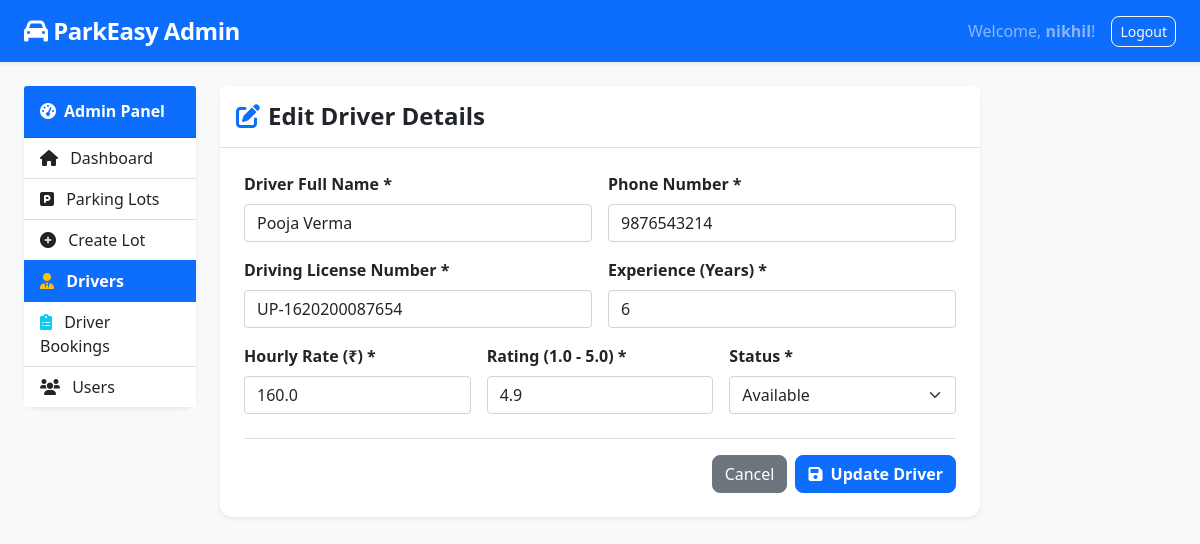
Screenshot of /admin/edit-driver/5 (signed in) with the database file from the repository.
### tables this page shows
CREATE TABLE drivers (
                   id INTEGER PRIMARY KEY AUTOINCREMENT,
                   name TEXT NOT NULL,
                   phone TEXT UNIQUE NOT NULL,
                   license_number TEXT UNIQUE NOT NULL,
                   experience_years INTEGER NOT NULL DEFAULT 1,
                   rating REAL NOT NULL DEFAULT 4.8,
                   hourly_rate REAL NOT NULL DEFAULT 150.0,
                   status TEXT CHECK(status IN ('available', 'busy', 'inactive')) NOT NULL DEFAULT 'available',
                   created_at TIMESTAMP DEFAULT CURRENT_TIMESTAMP
    );

### controllers/admin_controller.py (the view, shortened to what this page needs)
@app.route('/admin/edit-driver/<int:driver_id>', methods=['GET', 'POST'])
def admin_edit_driver(driver_id):
    if 'user_id' not in session or session.get('role') != 'admin':
        return redirect(url_for('login'))
    conn = get_db_connection()
    driver = conn.execute('SELECT * FROM drivers WHERE id = ?', (driver_id,)).fetchone()
    conn.close()
    if not driver:
        flash('Driver not found.')
        return redirect(url_for('admin_drivers'))
    return render_template('admin_edit_driver.html', driver=driver)

### app.py (called while the page is built)
def get_db_connection():
    conn = sqlite3.connect(DATABASE)
    conn.row_factory = sqlite3.Row
    conn.execute("PRAGMA foreign_keys = ON;")
    return conn

### templates/admin_edit_driver.html (shortened to what this page needs)
<!DOCTYPE html>
<html lang="en">
<head>
    <link href="https://cdn.jsdelivr.net/npm/bootstrap@5.1.3/dist/css/bootstrap.min.css" rel="stylesheet">
    <link href="https://cdnjs.cloudflare.com/ajax/libs/font-awesome/6.0.0/css/all.min.css" rel="stylesheet">
    <link href="{{ url_for('static', filename='css/style.css') }}" rel="stylesheet">
</head>
<body>
    <nav class="navbar navbar-expand-lg navbar-dark bg-primary shadow-sm">
        <div class="container-fluid px-4">
            <a class="navbar-brand" href="{{ url_for('admin_dashboard') }}">
                <i class="fas fa-car"></i> ParkEasy Admin
            </a>
            <div class="navbar-nav ms-auto align-items-center">
                <span class="navbar-text me-3 text-white-50">Welcome, <strong>{{ session.username }}</strong>!</span>
                <a class="btn btn-outline-light btn-sm" href="{{ url_for('logout') }}">Logout</a>
            </div>
        </div>
    </nav>
    <div class="container-fluid px-4 mt-4 mb-5">
        <div class="row">
            <div class="col-md-3 col-lg-2 mb-4">
                <div class="card shadow-sm border-0">
                    <div class="card-header bg-primary text-white py-3">
                        <h6 class="mb-0 fw-bold"><i class="fas fa-tachometer-alt me-2"></i>Admin Panel</h6>
                    </div>
                    <div class="list-group list-group-flush">
                        <a href="{{ url_for('admin_dashboard') }}" class="list-group-item list-group-item-action">
                            <i class="fas fa-home me-2"></i> Dashboard
                        </a>
                        <a href="{{ url_for('admin_parking_lots') }}" class="list-group-item list-group-item-action">
                            <i class="fas fa-parking me-2"></i> Parking Lots
                        </a>
                        <a href="{{ url_for('admin_create_lot') }}" class="list-group-item list-group-item-action">
                            <i class="fas fa-plus-circle me-2"></i> Create Lot
                        </a>
                        <a href="{{ url_for('admin_drivers') }}" class="list-group-item list-group-item-action active fw-bold">
                            <i class="fas fa-user-tie me-2 text-warning"></i> Drivers
                        </a>
                        <a href="{{ url_for('admin_driver_bookings') }}" class="list-group-item list-group-item-action">
                            <i class="fas fa-clipboard-list me-2 text-info"></i> Driver Bookings
                        </a>
                        <a href="{{ url_for('admin_users') }}" class="list-group-item list-group-item-action">
                            <i class="fas fa-users me-2"></i> Users
                        </a>
                    </div>
                </div>
            </div>
            <div class="col-md-9 col-lg-8">
                <div class="card border-0 shadow-sm">
                    <div class="card-header bg-white border-bottom py-3">
                        <h4 class="mb-0 fw-bold text-dark"><i class="fas fa-edit text-primary me-2"></i>Edit Driver Details</h4>
                    </div>
                    <div class="card-body p-4">
                        <form method="POST">
                            <div class="row g-3">
                                <div class="col-md-6">
                                    <label for="name" class="form-label fw-bold">Driver Full Name *</label>
                                    <input type="text" class="form-control" id="name" name="name"
                                           value="{{ driver.name }}" required>
                                </div>
                                <div class="col-md-6">
                                    <label for="phone" class="form-label fw-bold">Phone Number *</label>
                                    <input type="tel" class="form-control" id="phone" name="phone"
                                           value="{{ driver.phone }}" required>
                                </div>
                                <div class="col-md-6">
                                    <label for="license_number" class="form-label fw-bold">Driving License Number *</label>
                                    <input type="text" class="form-control" id="license_number" name="license_number"
                                           value="{{ driver.license_number }}" required>
                                </div>
                                <div class="col-md-6">
                                    <label for="experience_years" class="form-label fw-bold">Experience (Years) *</label>
                                    <input type="number" class="form-control" id="experience_years" name="experience_years"
                                           min="1" max="50" value="{{ driver.experience_years }}" required>
                                </div>
                                <div class="col-md-4">
                                    <label for="hourly_rate" class="form-label fw-bold">Hourly Rate (₹) *</label>
                                    <input type="number" class="form-control" id="hourly_rate" name="hourly_rate"
                                           min="50" step="10" value="{{ driver.hourly_rate }}" required>
                                </div>
                                <div class="col-md-4">
                                    <label for="rating" class="form-label fw-bold">Rating (1.0 - 5.0) *</label>
                                    <input type="number" class="form-control" id="rating" name="rating"
                                           min="1.0" max="5.0" step="0.1" value="{{ driver.rating }}" required>
                                </div>
                                <div class="col-md-4">
                                    <label for="status" class="form-label fw-bold">Status *</label>
                                    <select class="form-select" id="status" name="status" required>
                                        <option value="available" {% if driver.status == 'available' %}selected{% endif %}>Available</option>
                                    </select>
                                </div>
                            </div>
                            <div class="d-flex justify-content-end gap-2 mt-4 pt-3 border-top">
                                <a href="{{ url_for('admin_drivers') }}" class="btn btn-secondary">Cancel</a>
                                <button type="submit" class="btn btn-primary fw-bold">
                                    <i class="fas fa-save me-1"></i> Update Driver
                                </button>
                            </div>
                        </form>
                    </div>
                </div>
            </div>
        </div>
    </div>
</body>
</html>

### static/css/style.css (style rules this page uses)
nav .navbar-brand { font-size: 1.5rem; font-weight: 700; letter-spacing: -0.5px; }
body { background-color: #f8f9fa; color: #212529; font-size: 1rem; font-weight: 400; line-height: 1.5; margin: 0; }
.card { transition: transform 0.2s ease, box-shadow 0.2s ease; border-radius: 0.75rem; }
.btn { border-radius: 0.5rem; }

### rows the page displays
drivers: name "Pooja Verma", phone "9876543214", license_number "UP-1620200087654", experience_years "6", hourly_rate "160.0", rating "4.9", status "Available"

### other values shown
{{ session.username }} "nikhil"
